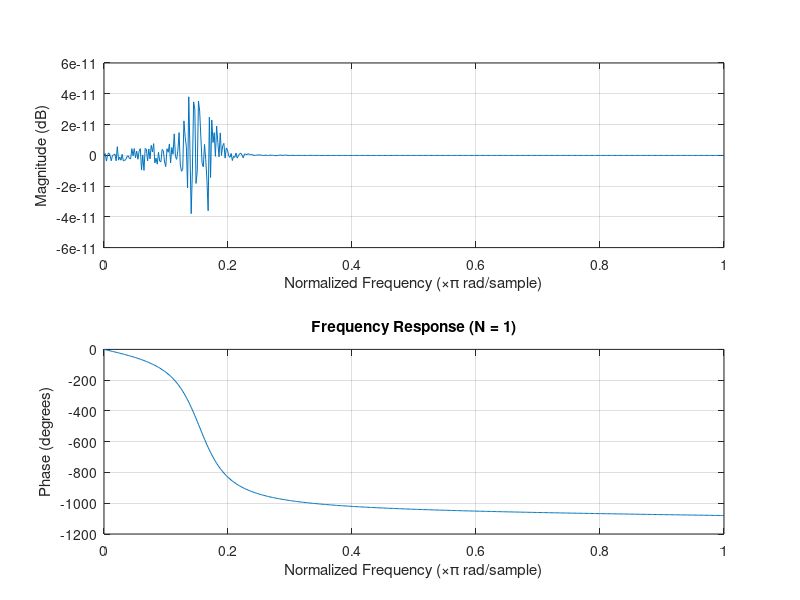
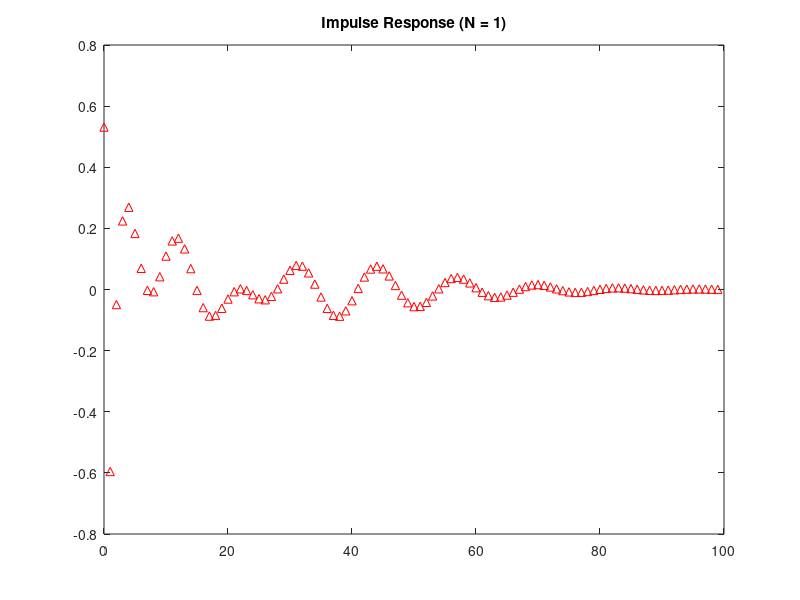
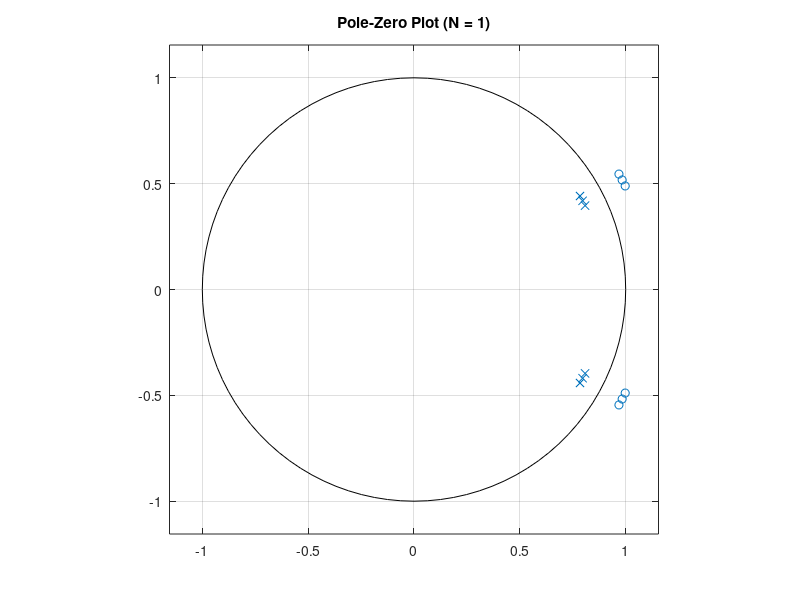
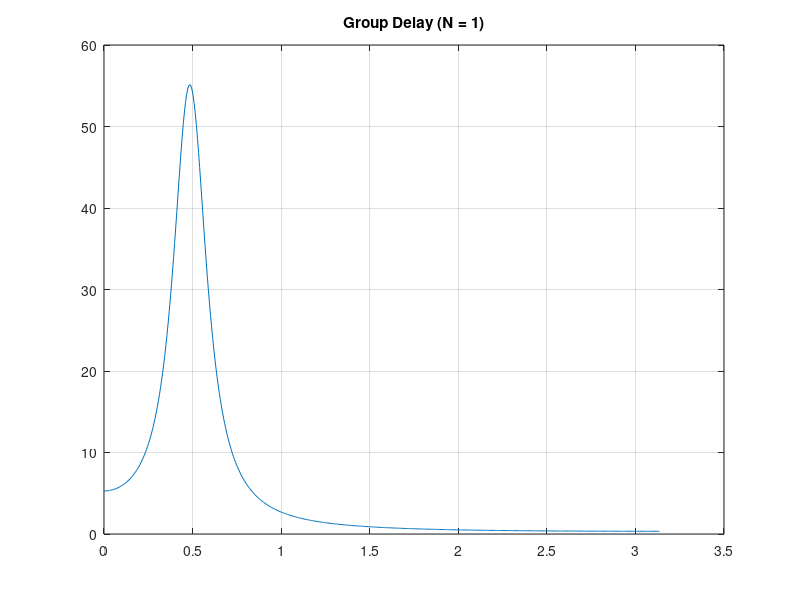

MATLAB code to generate these figures, in order:
% Jen Tashman, Joe Marcedes, John Biswakarma
% ECE 114
% MATLAB Assignment #3 (2005a): Testing a Folk Theorem

clear all; close all; clc;
load projIA.mat;

%% Part 1 (N = 1)

figure;
freqz(b,a);
title('Frequency Response (N = 1)');

figure;
impz(b,a,100);
title('Impulse Response (N = 1)');

figure;
zplane(b,a);
title('Pole-Zero Plot (N = 1)');

figure;
grpdelay(b,a);
title('Group Delay (N = 1)');

new = filter(b,a,speech);

soundsc(speech,fs);
soundsc(new,fs);

%% Part 2 (N = 50)

new2 = filter(b,a,speech);

for k = 1:49
    new2 = filter(b,a,new2);
end

[H,w] = freqz(b,a);
AH = H.^50;
H = abs(H).^50;
H = H/max(H);
P = angle(AH);

g = [1 zeros(1,4999)];

f = filter(b,a,g);

for k = 1:49
    f = filter(b,a,f);
end

figure;
subplot(2,1,1);
plot(w,H);
title('Frequency Response (N = 50)');
xlabel('Normalized Frequency (xpi rad/sample)'); ylabel('Magnitude (dB)');

subplot(2,1,2);
plot(w,P);
xlabel('Normalized Frequency (xpi rad/sample)'); ylabel('Phase (degrees)');

figure;
stem(f);
title('Impulse Response (N = 50)');
xlabel('n (samples)'); ylabel('Amplitude');

figure;
[gd,w] = grpdelay(b,a);
gd = 50*gd;
plot(w,gd);
title('Group Delay (N = 50)');
xlabel('Normalized Frequency (xpi rad/sample)'); ylabel('Group delay (samples)');

soundsc(speech,fs);
soundsc(new2,fs);

% The All Pass N=50 filter results in a phase distorted signal. When
% sounding the signal, the observer can notice significant warping of the
% original signal.